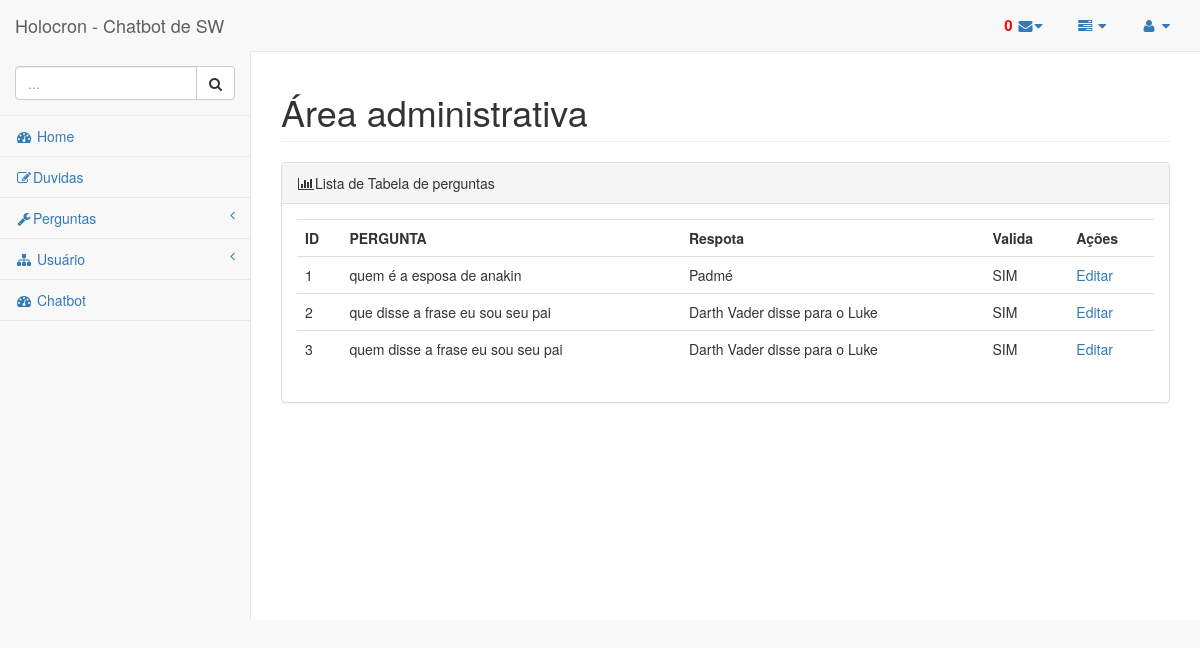
Screenshot of /Admin/PergNat.php (signed in) with the database file from the repository.
### tables this page shows
CREATE TABLE `pergunta` (
  `id_pergunta` int(11) NOT NULL,
  `pergunta` text,
  `valida` int(11) NOT NULL DEFAULT '1',
  `resposta_pergunta` int(11) DEFAULT NULL
);

CREATE TABLE `respota` (
  `id` int(11) NOT NULL,
  `resposta` text NOT NULL
);

### controller/DB.php (called while the page is built, shortened)
<?php
$dbname = "u381013248_tcc";

### Admin/Buscas/Lista_pergunta.php (called while the page is built, shortened)
<?php
function lista_pergunta_nativa() {
    include '../controller/DB.php';
    $sql = "SELECT `id_pergunta`,  `pergunta`,`valida` ,u.resposta FROM `pergunta` p
    LEFT JOIN respota u ON p.resposta_pergunta = u.id
 ";
    return $result1 = mysqli_query($conn, $sql);
}

### Admin/PergNat.php (the view)
<?php
include './includes/cabeca.php';
include './Buscas/Lista_pergunta.php';
?>
<div id="page-wrapper">
    <div class="row">
        <div class="col-lg-12">
            <h1 class="page-header">Área administrativa</h1>
        </div>
    </div>
    <div class="row">
        <div class="col-lg-12">
            <div class="panel panel-default">
                <div class="panel-heading">
                    <i class="fa fa-bar-chart-o fa-fw"></i>Lista de Tabela de perguntas
                </div>
                <div class="panel-body">
                    <div class="row">
                        <div class="col-lg-12">
                            <div class="table-responsive">
                                <table class="table-responsive table">
                                    <tr>
                                        <th>ID</th>
                                        <TH>
                                            PERGUNTA
                                        </TH>
                                        <TH>Respota</TH>
                                        <th>Valida</th>
                                        <th>Ações</th>
                                    </tr>
                                    <?php
                                    $result = lista_pergunta_nativa();
                                    if (mysqli_num_rows($result) > 0) {
                                        while ($row = mysqli_fetch_assoc($result)) {
                                            IF ($row["valida"] == 1) {
                                                $STATUS = 'SIM';
                                            } ELSE {
                                                $STATUS = 'NÃO';
                                            }
                                            ?>
                                            <tr>
                                                <td><?= $row["id_pergunta"]; ?></td>
                                                <td><?= $row["pergunta"]; ?></td>
                                                <td><?= $row["resposta"]; ?></td>
                                                <td><?= $STATUS ?></td>
                                                <td><a href="Editar_Pergunta_Nativa-<?= $row["id_pergunta"]; ?>">Editar</a></td>
                                            </tr>
                                            <?php
                                        }
                                    } else {
                                        ?>
                                        <tr>
                                            <td>Sem nenhum resultado</td>
                                        </tr>
                                        <?php
                                    }
                                    ?>
                                </table>
                            </div>
                        </div>
                    </div>
                </div>
            </div>
        </div>
    </div>
</div>
<?php
include './includes/rodape.php';
?>

### rows the page displays
pergunta: id_pergunta "1", pergunta "quem é a esposa de anakin", resposta_pergunta.resposta "Padmé", valida "SIM"
pergunta: id_pergunta "2", pergunta "que disse a frase eu sou seu pai", resposta_pergunta.resposta "Darth Vader disse para o Luke", valida "SIM"
pergunta: id_pergunta "3", pergunta "quem disse a frase eu sou seu pai", resposta_pergunta.resposta "Darth Vader disse para o Luke", valida "SIM"

### other values shown
$i "0"
